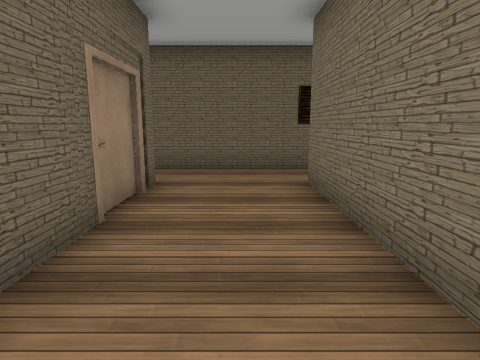
[1] (above)

16 first-person views from a walk through a 3-D level made in the Unity game engine. The camera is 1.4 m above the floor, tilts 10° down and sees 75° across. The floor is counted in squares, 1.19 m on a side. Each view is taken from the middle of a square. On the plan, view 1 faces up. The plan holds only what a view shows up to about 13 squares ahead; the rest is blank. The place goes on beyond the plan. The player character is not drawn. Some animated figures are left out. Door leaves are left out, so doorways stand open. Some surface patterns are stand-ins.

[2]
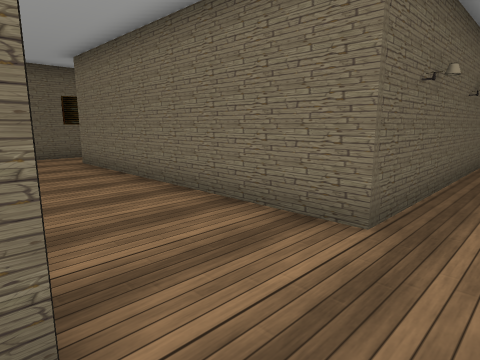

[3]
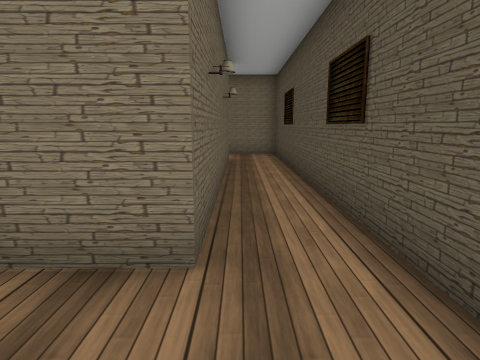

[4]
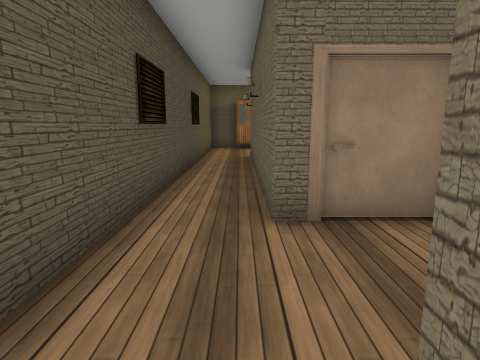

[5]
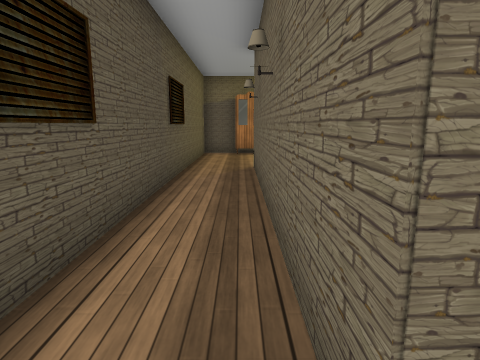

[6]
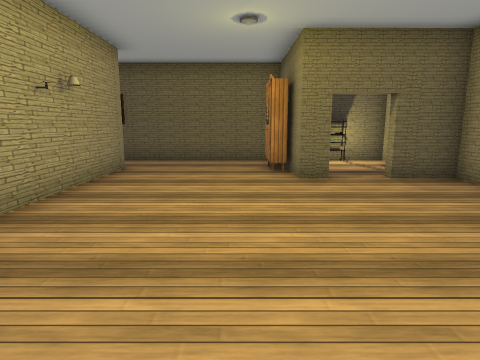

[7]
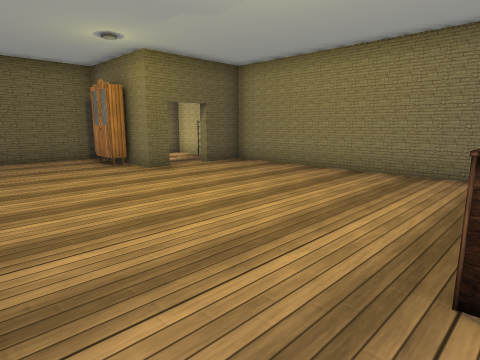

[8]
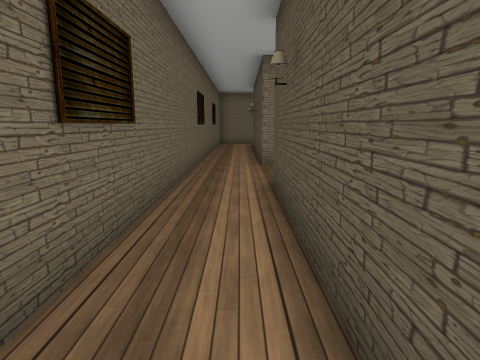

[9]
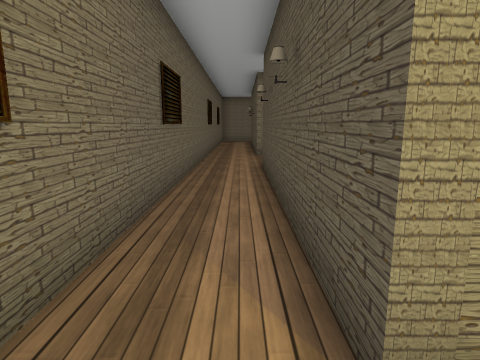

[10]
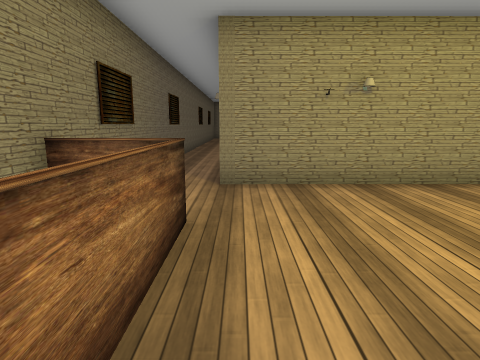

[11]
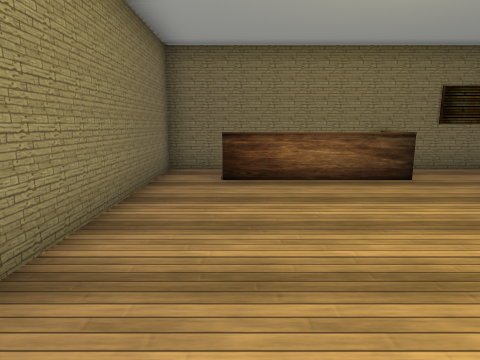

[12]
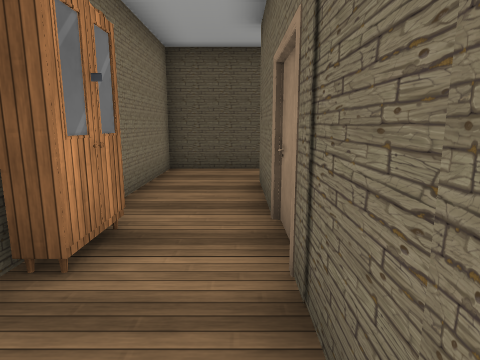

[13]
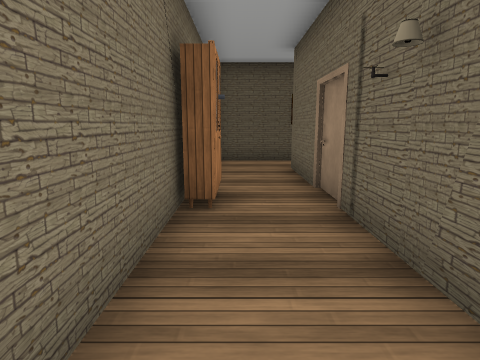

[14]
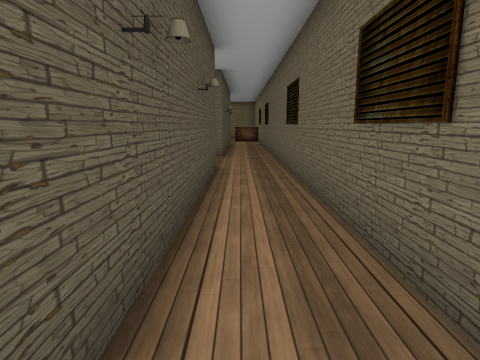

[15]
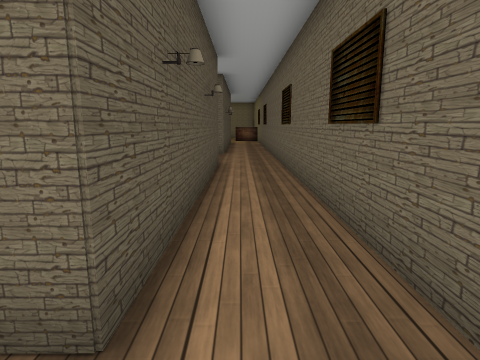

[16]
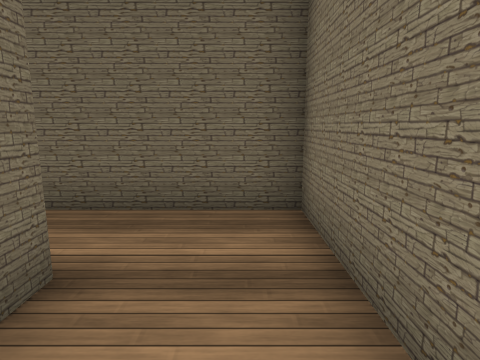

### Floor plan
Ten units are one square. View 1 is at (0, 0); x grows to the right and y downward. Boxes are objects, and circles mark ways between rooms. Rooms are numbered by the first view taken in them; rooms with no view inside come last. Other rooms are left out.
<svg viewBox="-184 -88 314 143">
<path fill="none" stroke="#000" d="M-17 4 -17 26 -54 26M-17 -59 -18 -51M15 -83 -55 -83M90 26 14 26 14 -63M-56 -64 -19 -64 -18 -21M96 -42 96 26M119 -15 119 -54M-105 45 119 45 119 10M-150 9 -143 9 -143 14M-142 -67 -164 -67M-98 -44 -98 -64M-179 -66 -178 9 -164 9M-99 27 -98 -34M-142 45 -105 45M-98 -64 -56 -64M-55 -83 -124 -83M119 -54 119 -83 64 -83M66 -63 96 -63 96 -57M14 -63 66 -63M64 -83 15 -83"/>
<rect x="115" y="-15" width="10" height="10" fill="#bbb"><title>other object</title></rect>
<rect x="-145" y="15" width="10" height="20" fill="#bbb"><title>other object</title></rect>
<circle cx="-100" cy="35" r="3" fill="#2a7"/>
<circle cx="-60" cy="-70" r="3" fill="#2a7"/>
<circle cx="105" cy="-60" r="3" fill="#2a7"/>
<circle cx="20" cy="-70" r="3" fill="#2a7"/>
<circle cx="-110" cy="-70" r="3" fill="#2a7"/>
<circle cx="70" cy="-70" r="3" fill="#2a7"/>
<text x="10" y="0">1</text>
<text x="-140" y="-20">2</text>
<text x="-80" y="-70">3</text>
<text x="100" y="-70">4</text>
<text x="40" y="-70">5</text>
</svg>
Room 1 opens to room 2. Room 1 opens to room 3. Room 1 opens to room 4. Room 1 opens to room 5. Room 2 opens to room 3. Room 4 opens to room 5.

Where each view was taken, in squares from view 1:
view 1: 0 up, 0 right, facing up
view 2: 4 down, 2 left, facing up-right
view 3: 3 down, 1 left, facing right
view 4: 3 down, 2 right, facing left
view 5: 3 down, 1 left, facing left
view 6: 6 up, 13 left, facing down
view 7: 7 up, 10 left, facing down-left
view 8: 7 up, 8 left, facing right
view 9: 7 up, 11 left, facing right
view 10: 6 up, 16 left, facing right
view 11: 0 up, 16 left, facing up
view 12: 4 up, 10 right, facing down
view 13: 6 up, 11 right, facing down
view 14: 7 up, 10 right, facing left
view 15: 7 up, 11 right, facing left
view 16: 4 up, 11 right, facing up
